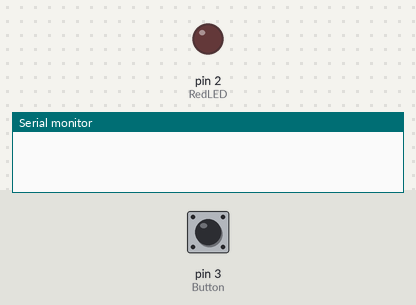
This sketch was run on a simulated Arduino Uno, built with avr-gcc and run on an emulated ATmega328P. Shown: output pins drawn as LEDs (lit = HIGH), the last lines printed to the serial monitor. Inputs (shaded band) come from the test bench; at power-on: pin 3 (Button) HIGH.

Above: at 1.2 s.
1.3 s: pin 3 (Button) pulled LOW for 0.15 s
At 1.37 s:
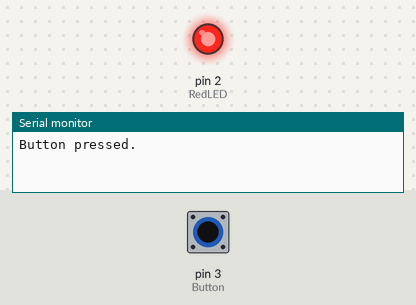
2.9 s: pin 3 (Button) pulled LOW for 3.2 s
At 6.7 s:
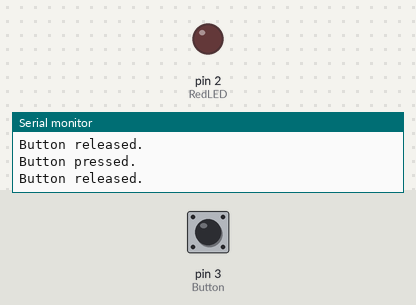
Timing chart, 0 to 8.2 s (numbered marks = the images above; inputs shaded):
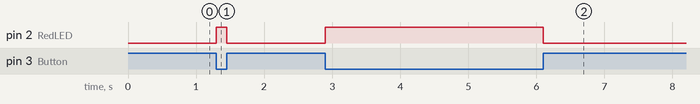

Measured:
- after the input at 1.3 s, pin 2 (RedLED): LOW → HIGH at once, → LOW 0.15 s later
- after the input at 2.9 s, pin 2 (RedLED): LOW → HIGH at once, → LOW 3.2 s later

The sketch:

ButtonBasic.ino
```cpp
// (licence header left out)
// Pin Mapping
const uint8_t Button = 3;
const uint8_t RedLED = 2;


// Functions
void setup() {
   // Serial Monitor
   Serial.begin(9600);  // initialize serial bus
   while (!Serial);     // wait for serial connection

   // Pin configuration
   pinMode(Button, INPUT_PULLUP);  // enable microcontroller's internal pull-up resistor
   pinMode(RedLED, OUTPUT);
   digitalWrite(RedLED, LOW);
}

void loop() {
   readButton();  // read and act on change in button state
}

void readButton() {
   static uint8_t previousButtonState = HIGH;  // static used to retain last value
   uint8_t currentButtonState = digitalRead(Button);
   static unsigned long previousTimeButtonChanged = 0;  // static used to retain last value
   unsigned long currentTime = millis();
   if (currentTime - previousTimeButtonChanged > 10  // debounce time of 10 ms
      && currentButtonState != previousButtonState) {
      if (currentButtonState == LOW) {
         Serial.println("Button pressed.");
         digitalWrite(RedLED, HIGH);
      } else {
         Serial.println("Button released.");
         digitalWrite(RedLED, LOW);
      }
      previousTimeButtonChanged = currentTime;
      previousButtonState = currentButtonState;
   }
}
```
